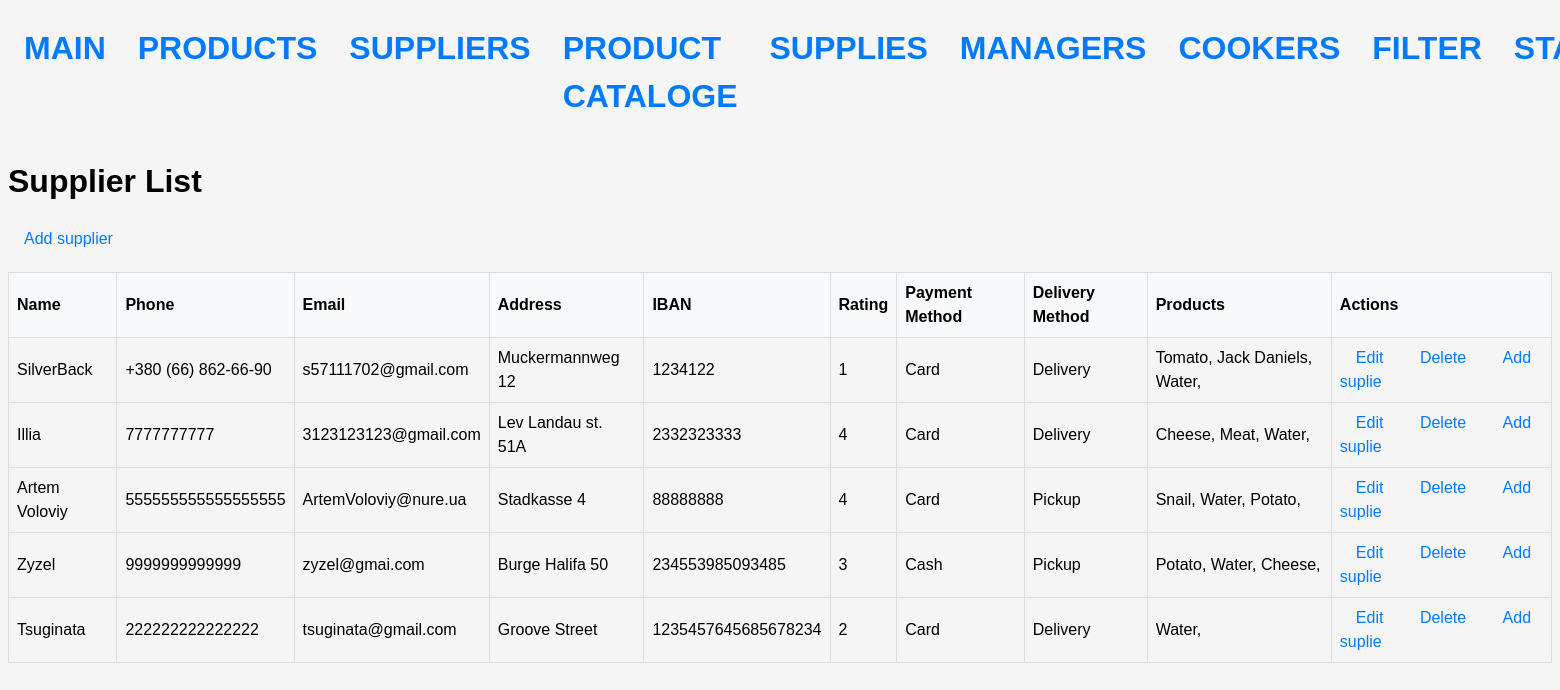
Page /suppliers/ on the earlier database version.
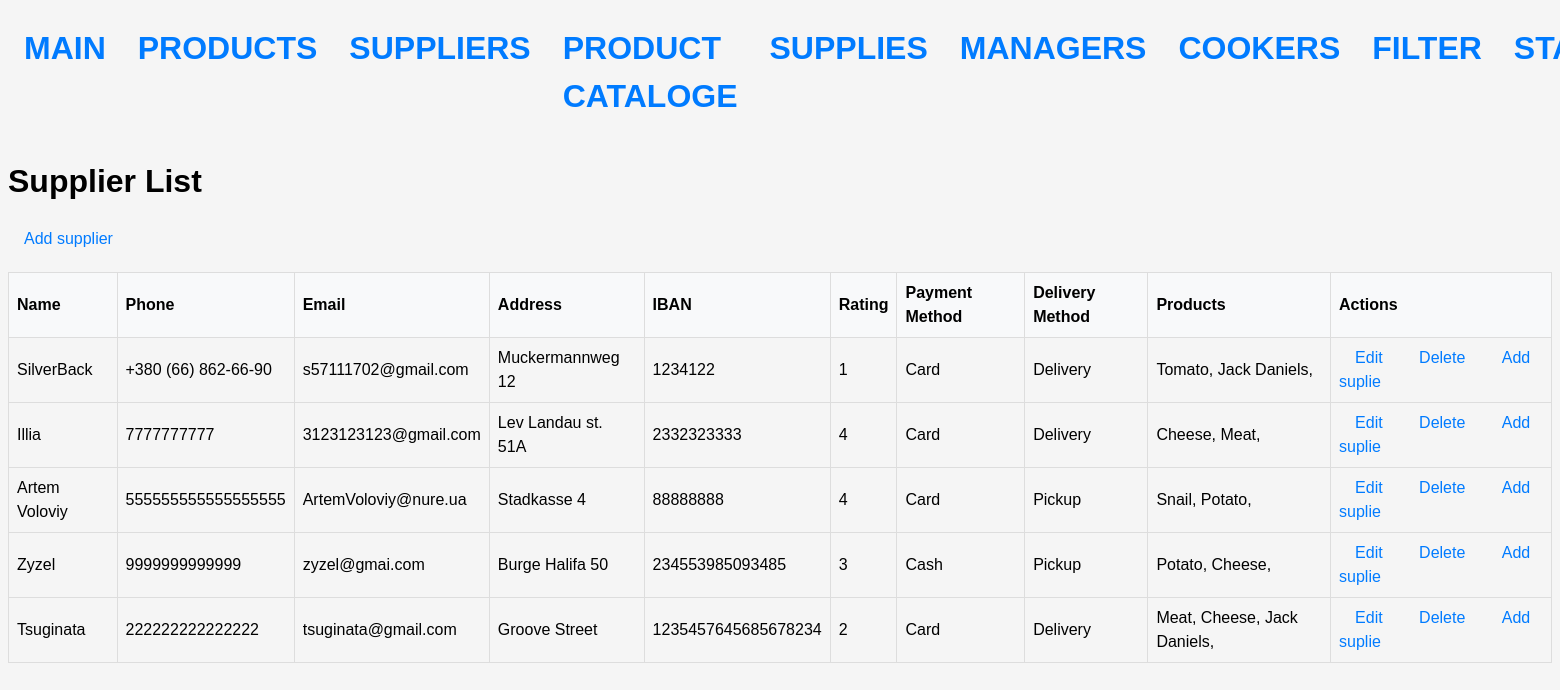
Same page on the later database version.
### stock/models.py (models this page shows, shortened)
class Supplier(Model):
    name = models.CharField(max_length=64)
    phone = models.CharField(max_length=24)
    email = models.CharField(max_length=64)
    address = models.CharField(max_length=128)
    iban = models.IntegerField()
    rating = models.IntegerField(validators=[MaxValueValidator(5)])
    payment_method = models.ForeignKey(Payment, on_delete=models.SET_NULL, null=True)
    delivery_method = models.ForeignKey(Delivery, on_delete=models.SET_NULL, null=True)

class Payment(Model):
    name = models.CharField(max_length=64)

class Delivery(Model):
    name = models.CharField(max_length=64)

class SupplierProduct(Model):
    product = models.ForeignKey(Product, on_delete=models.CASCADE, null=True)
    supplier = models.ForeignKey(Supplier, on_delete=models.CASCADE, null=True)
    price = models.FloatField()

class Product(Model):
    name = models.CharField(max_length=64)
    term = models.IntegerField()
    measure = models.ForeignKey(Measure, on_delete=models.CASCADE)

### stock/views.py (the view)
# urls.py: path('suppliers/', SupplierListView.as_view(), name='supplier'),
class SupplierListView(ListView):
    model = Supplier
    template_name = 'supplier/supplier_list.html'
    context_object_name = 'suppliers'

### templates/supplier/supplier_list.html (shortened to what this page needs)
{% extends 'base.html' %}
{% block content %}
  <h1>Supplier List</h1>
  <a href="{% url 'supplier_create' %}" class="btn btn-success">Add supplier</a>
  <table>
    <thead>
      <tr>
        <th>Name</th>
        <th>Phone</th>
        <th>Email</th>
        <th>Address</th>
        <th>IBAN</th>
        <th>Rating</th>
        <th>Payment Method</th>
        <th>Delivery Method</th>
        <th>Products</th>
        <th>Actions</th>
      </tr>
    </thead>
    <tbody>
      {% for supplier in suppliers %}
        <tr>
          <td>{{ supplier.name }}</td>
          <td>{{ supplier.phone }}</td>
          <td>{{ supplier.email }}</td>
          <td>{{ supplier.address }}</td>
          <td>{{ supplier.iban }}</td>
          <td>{{ supplier.rating }}</td>
          <td>{{ supplier.payment_method.name }}</td>
          <td>{{ supplier.delivery_method.name }}</td>
          <td>
            {% for supplierproduct in supplier.supplierproduct_set.all %}
              {{ supplierproduct.product.name }},
            {% endfor %}
          </td>
          <td>
            <a href="{% url 'supplier_update' supplier.pk %}">Edit</a>
            <a href="{% url 'supplier_delete' supplier.pk %}">Delete</a>
              <a href={% url 'create_supplies' supplier.id %}>Add suplie</a>
          </td>
        </tr>
      {% endfor %}
    </tbody>
  </table>
{% endblock %}

Differences in the rows shown:
removed SupplierProduct: product.name "Water", shown under Supplier "SilverBack"
removed SupplierProduct: product.name "Water", shown under Supplier "Illia"
removed SupplierProduct: product.name "Water", shown under Supplier "Artem Voloviy"
removed SupplierProduct: product.name "Water", shown under Supplier "Zyzel"
removed SupplierProduct: product.name "Water", shown under Supplier "Tsuginata"
added SupplierProduct: product.name "Meat", shown under Supplier "Tsuginata"
added SupplierProduct: product.name "Cheese", shown under Supplier "Tsuginata"
added SupplierProduct: product.name "Jack Daniels", shown under Supplier "Tsuginata"
